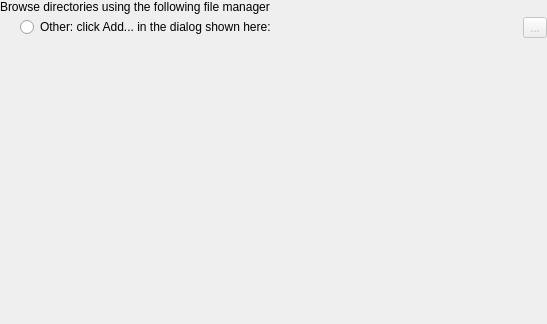
<ui version="4.0" >
 <class>FileManagerConfig_UI</class>
 <widget class="QWidget" name="FileManagerConfig_UI" >
  <property name="geometry" >
   <rect>
    <x>0</x>
    <y>0</y>
    <width>547</width>
    <height>324</height>
   </rect>
  </property>
  <property name="sizePolicy" >
   <sizepolicy vsizetype="MinimumExpanding" hsizetype="MinimumExpanding" >
    <horstretch>0</horstretch>
    <verstretch>0</verstretch>
   </sizepolicy>
  </property>
  <layout class="QVBoxLayout" >
   <property name="margin" >
    <number>0</number>
   </property>
   <item>
    <layout class="QVBoxLayout" >
     <property name="margin" >
      <number>0</number>
     </property>
     <item>
      <widget class="QLabel" name="label" >
       <property name="text" >
        <string>Browse directories using the following file manager </string>
       </property>
       <property name="wordWrap" >
        <bool>false</bool>
       </property>
      </widget>
     </item>
     <item>
      <layout class="QVBoxLayout" name="radioLayout" />
     </item>
     <item>
      <layout class="QHBoxLayout" >
       <property name="margin" >
        <number>0</number>
       </property>
       <item>
        <spacer>
         <property name="orientation" >
          <enum>Qt::Horizontal</enum>
         </property>
         <property name="sizeType" >
          <enum>QSizePolicy::Fixed</enum>
         </property>
         <property name="sizeHint" stdset="0" >
          <size>
           <width>20</width>
           <height>20</height>
          </size>
         </property>
        </spacer>
       </item>
       <item>
        <widget class="QRadioButton" name="radioExec" >
         <property name="text" >
          <string>Other: click Add... in the dialog shown here:</string>
         </property>
        </widget>
       </item>
       <item>
        <spacer name="horizontalSpacer" >
         <property name="orientation" >
          <enum>Qt::Horizontal</enum>
         </property>
         <property name="sizeHint" stdset="0" >
          <size>
           <width>40</width>
           <height>20</height>
          </size>
         </property>
        </spacer>
       </item>
       <item>
        <widget class="QToolButton" name="btnSelectFileManager" >
         <property name="enabled" >
          <bool>false</bool>
         </property>
         <property name="sizePolicy" >
          <sizepolicy vsizetype="Minimum" hsizetype="Minimum" >
           <horstretch>0</horstretch>
           <verstretch>0</verstretch>
          </sizepolicy>
         </property>
         <property name="text" >
          <string>...</string>
         </property>
        </widget>
       </item>
      </layout>
     </item>
    </layout>
   </item>
   <item>
    <spacer>
     <property name="orientation" >
      <enum>Qt::Vertical</enum>
     </property>
     <property name="sizeType" >
      <enum>QSizePolicy::Expanding</enum>
     </property>
     <property name="sizeHint" stdset="0" >
      <size>
       <width>20</width>
       <height>20</height>
      </size>
     </property>
    </spacer>
   </item>
  </layout>
 </widget>
 <layoutdefault spacing="3" margin="6" />
 <layoutfunction spacing="KDialog::spacingHint" margin="KDialog::marginHint" />
 <pixmapfunction>qPixmapFromMimeSource</pixmapfunction>
 <includes>
  <include location="local" >kdialog.h</include>
 </includes>
 <resources/>
 <connections>
  <connection>
   <sender>radioExec</sender>
   <signal>toggled(bool)</signal>
   <receiver>btnSelectFileManager</receiver>
   <slot>setEnabled(bool)</slot>
   <hints>
    <hint type="sourcelabel" >
     <x>20</x>
     <y>20</y>
    </hint>
    <hint type="destinationlabel" >
     <x>20</x>
     <y>20</y>
    </hint>
   </hints>
  </connection>
 </connections>
</ui>
